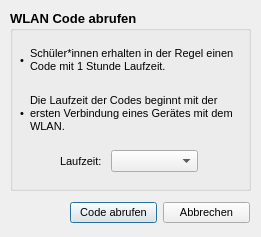
<?xml version="1.0" encoding="UTF-8"?>
<ui version="4.0">
 <class>CodeAbrufen</class>
 <widget class="QWidget" name="CodeAbrufen">
  <property name="windowModality">
   <enum>Qt::ApplicationModal</enum>
  </property>
  <property name="geometry">
   <rect>
    <x>0</x>
    <y>0</y>
    <width>261</width>
    <height>237</height>
   </rect>
  </property>
  <property name="windowTitle">
   <string>Code abrufen</string>
  </property>
  <property name="windowIcon">
   <iconset>
    <normaloff>icon.ico</normaloff>icon.ico</iconset>
  </property>
  <widget class="QGroupBox" name="groupBox">
   <property name="geometry">
    <rect>
     <x>10</x>
     <y>10</y>
     <width>241</width>
     <height>181</height>
    </rect>
   </property>
   <property name="maximumSize">
    <size>
     <width>241</width>
     <height>181</height>
    </size>
   </property>
   <property name="font">
    <font>
     <pointsize>10</pointsize>
     <weight>75</weight>
     <bold>true</bold>
    </font>
   </property>
   <property name="title">
    <string>WLAN Code abrufen</string>
   </property>
   <widget class="QWidget" name="layoutWidget">
    <property name="geometry">
     <rect>
      <x>10</x>
      <y>26</y>
      <width>221</width>
      <height>101</height>
     </rect>
    </property>
    <property name="font">
     <font>
      <pointsize>8</pointsize>
      <weight>50</weight>
      <bold>false</bold>
     </font>
    </property>
    <layout class="QHBoxLayout" name="horizontalLayout">
     <item>
      <layout class="QVBoxLayout" name="verticalLayout_2">
       <item>
        <widget class="QLabel" name="label_3">
         <property name="font">
          <font>
           <pointsize>8</pointsize>
           <weight>50</weight>
           <bold>false</bold>
          </font>
         </property>
         <property name="text">
          <string>•</string>
         </property>
        </widget>
       </item>
       <item>
        <widget class="QLabel" name="label_4">
         <property name="font">
          <font>
           <pointsize>8</pointsize>
           <weight>50</weight>
           <bold>false</bold>
          </font>
         </property>
         <property name="text">
          <string>•</string>
         </property>
        </widget>
       </item>
      </layout>
     </item>
     <item>
      <layout class="QVBoxLayout" name="verticalLayout">
       <item>
        <widget class="QLabel" name="label_5">
         <property name="font">
          <font>
           <pointsize>8</pointsize>
           <weight>50</weight>
           <bold>false</bold>
          </font>
         </property>
         <property name="text">
          <string>Schüler*innen erhalten in der Regel einen Code mit 1 Stunde Laufzeit.</string>
         </property>
         <property name="wordWrap">
          <bool>true</bool>
         </property>
        </widget>
       </item>
       <item>
        <widget class="QLabel" name="label_2">
         <property name="font">
          <font>
           <pointsize>8</pointsize>
           <weight>50</weight>
           <bold>false</bold>
          </font>
         </property>
         <property name="text">
          <string>Die Laufzeit der Codes beginnt mit der ersten Verbindung eines Gerätes mit dem WLAN.</string>
         </property>
         <property name="wordWrap">
          <bool>true</bool>
         </property>
        </widget>
       </item>
      </layout>
     </item>
    </layout>
   </widget>
   <widget class="QWidget" name="">
    <property name="geometry">
     <rect>
      <x>50</x>
      <y>140</y>
      <width>138</width>
      <height>22</height>
     </rect>
    </property>
    <layout class="QHBoxLayout" name="horizontalLayout_3">
     <item>
      <widget class="QLabel" name="label_6">
       <property name="font">
        <font>
         <pointsize>8</pointsize>
         <weight>50</weight>
         <bold>false</bold>
        </font>
       </property>
       <property name="text">
        <string>Laufzeit: </string>
       </property>
      </widget>
     </item>
     <item>
      <widget class="QComboBox" name="comboBoxLaufzeit">
       <property name="sizePolicy">
        <sizepolicy hsizetype="Preferred" vsizetype="Fixed">
         <horstretch>0</horstretch>
         <verstretch>0</verstretch>
        </sizepolicy>
       </property>
       <property name="font">
        <font>
         <pointsize>8</pointsize>
         <weight>50</weight>
         <bold>false</bold>
        </font>
       </property>
       <property name="placeholderText">
        <string>Bitte wählen</string>
       </property>
      </widget>
     </item>
    </layout>
   </widget>
  </widget>
  <widget class="QWidget" name="layoutWidget">
   <property name="geometry">
    <rect>
     <x>70</x>
     <y>200</y>
     <width>180</width>
     <height>25</height>
    </rect>
   </property>
   <property name="font">
    <font>
     <pointsize>8</pointsize>
     <weight>50</weight>
     <bold>false</bold>
    </font>
   </property>
   <layout class="QHBoxLayout" name="horizontalLayout_2">
    <item>
     <widget class="QPushButton" name="pushButtonOK">
      <property name="font">
       <font>
        <pointsize>8</pointsize>
        <weight>50</weight>
        <bold>false</bold>
       </font>
      </property>
      <property name="text">
       <string>Code abrufen</string>
      </property>
      <property name="default">
       <bool>true</bool>
      </property>
     </widget>
    </item>
    <item>
     <widget class="QPushButton" name="pushButtonAbbrechen">
      <property name="font">
       <font>
        <pointsize>8</pointsize>
        <weight>50</weight>
        <bold>false</bold>
       </font>
      </property>
      <property name="text">
       <string>Abbrechen</string>
      </property>
     </widget>
    </item>
   </layout>
  </widget>
 </widget>
 <resources/>
 <connections/>
</ui>
